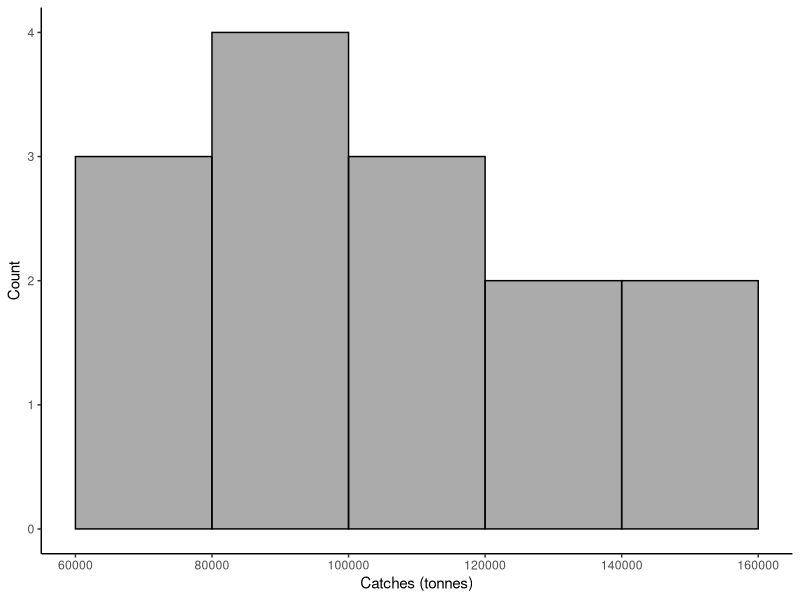
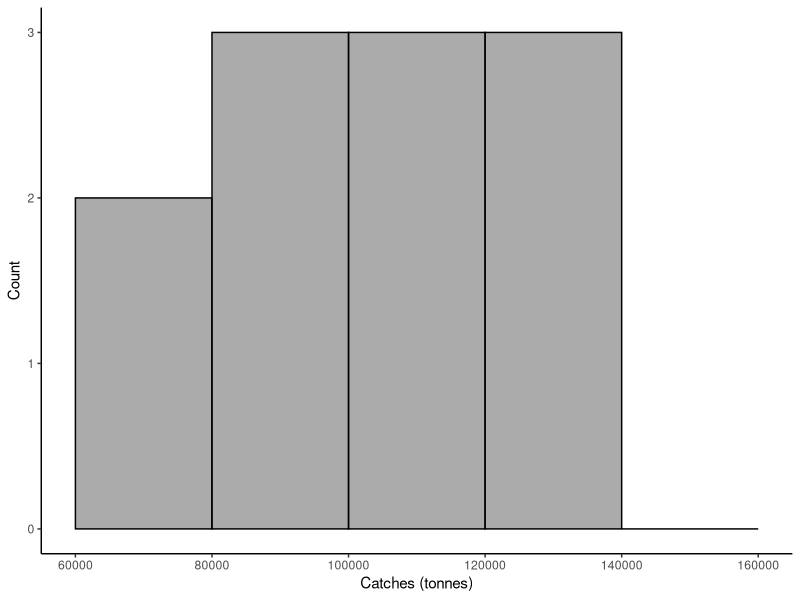
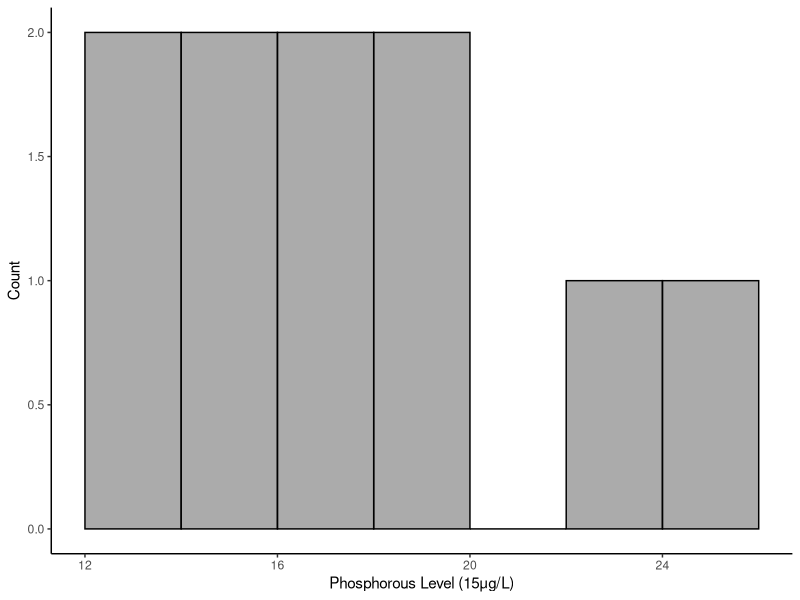
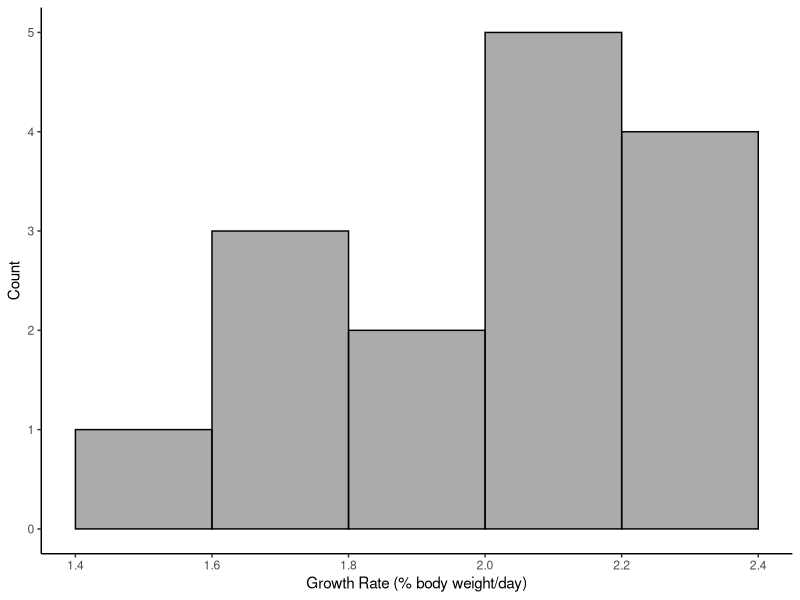
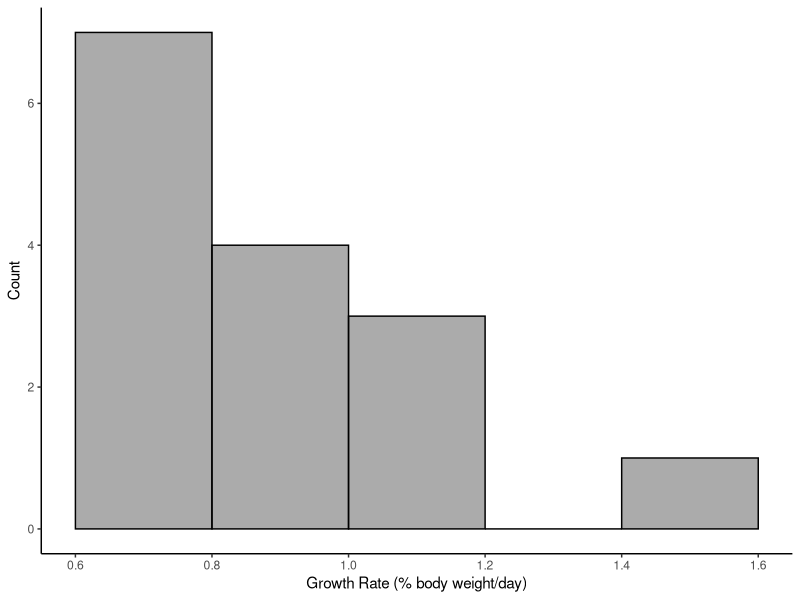
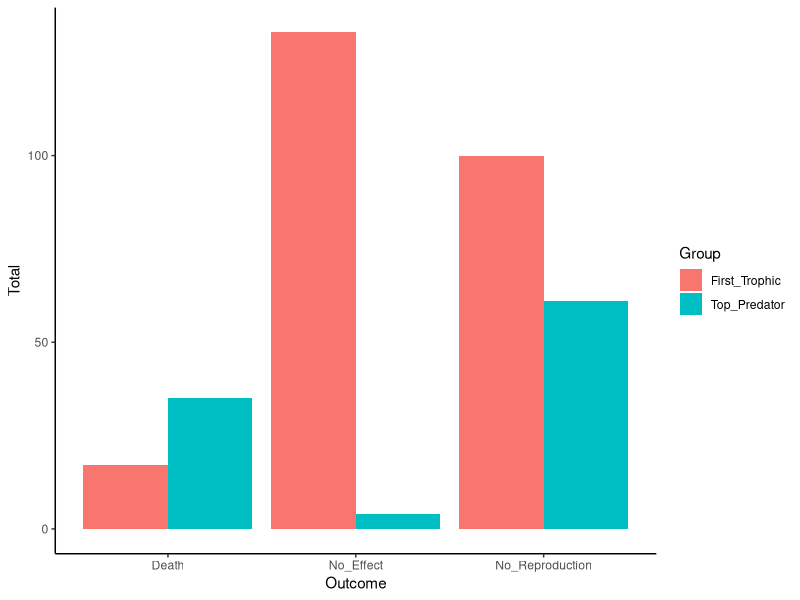

The R script that drew these images, in order:
## ---- chunk 1
knitr::opts_chunk$set(echo = TRUE)
## ---- chunk 2
library(ggplot2)
library(tidyverse)
sc <- read_csv("shrimp_catch.csv")
sc
a<- ggplot(sc, aes(`Two thousand nine`))
brx <- pretty(range(sc$`Two thousand nine`), n = nclass.Sturges(sc$`Two thousand nine`),min.n = 1)
NINE <- a+geom_histogram(breaks = brx, alpha = 0.5, color = "black")+labs(x = "Catches (tonnes)", y = "Count")+theme_classic()
NINE
## ---- chunk 3
b<- ggplot(sc, aes(`Two thousand ten`))
breax <- pretty(range(sc$`Two thousand ten`), n = nclass.Sturges(sc$`Two thousand ten`),min.n = 1)
TEN <- b+geom_histogram(breaks = brx, alpha = 0.5, color = "black")+labs(x = "Catches (tonnes)", y = "Count")+theme_classic()
TEN
## ---- chunk 4
#getting a vector of catch data#
nin <- sc$`Two thousand nine`
nin

tin <- sc$`Two thousand ten`
tin
PairedTCatches <- t.test(nin, tin, paired = TRUE)
PairedTCatches
## ---- chunk 5
critshrimp <- qt(0.975, 13)
critshrimp
## ---- chunk 6
EeriePhos <- read_csv("EeriePhos.csv")
EP <- EeriePhos[1:10,1:2]
c<- ggplot(EP, aes(EP$Phosphorous))
epbrx <- pretty(range(EP$Phosphorous), n = nclass.Sturges(EP$Phosphorous),min.n = 1)
ephist <- c+geom_histogram(breaks = epbrx, alpha = 0.5, color = "black")+labs(x = "Phosphorous Level (15μg/L)", y = "Count")+theme_classic()
ephist
## ---- chunk 7
eptest <- t.test(EP$Phosphorous, mu = 15)
eptest
## ---- chunk 8
qt(0.95, 9)
## ---- chunk 9
SalmonDiet <- read_csv("SalmonDiet.csv")
d <- ggplot(SalmonDiet, aes(SalmonDiet$Carnivorous))
SDCbrx <- pretty(range(SalmonDiet$Carnivorous), n = nclass.Sturges(SalmonDiet$Carnivorous),min.n = 1)
SDChist <- d+geom_histogram(breaks = SDCbrx, alpha = 0.5, color = "black")+labs(x = "Growth Rate (% body weight/day)", y = "Count")+theme_classic()
SDChist
## ---- chunk 10
e <- ggplot(SalmonDiet, aes(SalmonDiet$Vegetarian))
SDVbrx<- pretty(range(SalmonDiet$Vegetarian), n = nclass.Sturges(SalmonDiet$Vegetarian),min.n = 1)
SDVhist <- e+geom_histogram(breaks = SDVbrx, alpha = 0.5, color = "black")+labs(x = "Growth Rate (% body weight/day)", y = "Count")+theme_classic()
SDVhist
## ---- chunk 11
sdtest <- t.test(SalmonDiet$Carnivorous, SalmonDiet$Vegetarian)
sdtest
## ---- chunk 12
qt(0.95, 27.862)
## ---- chunk 13
trophicPCB <- read_csv("PCB.csv")
trophicPCB
f <- ggplot(trophicPCB, aes(Outcome, Total, fill = Group ))
tPCBbar <- f + geom_bar(stat = "identity", position = "dodge")+theme_classic()
tPCBbar
## ---- chunk 14
first_trophic <- c(133, 100, 17)
top_predator <- c(4, 61, 52)
prechiPCB <- data.frame('FT'=first_trophic,'TP'= top_predator)
chisq.test(prechiPCB)
## ---- chunk 15
qchisq(0.95, 2)
